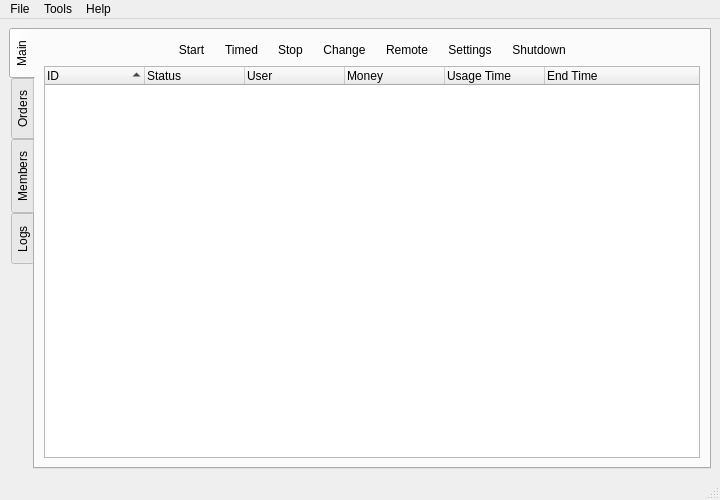
<ui version="4.0" >
 <class>MainWindow</class>
 <widget class="QMainWindow" name="MainWindow" >
  <property name="geometry" >
   <rect>
    <x>0</x>
    <y>0</y>
    <width>650</width>
    <height>500</height>
   </rect>
  </property>
  <property name="windowTitle" >
   <string>PyKafe</string>
  </property>
  <property name="windowIcon" >
   <iconset resource="../data/pykafe.qrc" >:/icons/icons/pyKafe.png</iconset>
  </property>
  <widget class="QWidget" name="centralwidget" >
   <layout class="QGridLayout" >
    <property name="leftMargin" >
     <number>9</number>
    </property>
    <property name="topMargin" >
     <number>9</number>
    </property>
    <property name="rightMargin" >
     <number>9</number>
    </property>
    <property name="bottomMargin" >
     <number>9</number>
    </property>
    <property name="horizontalSpacing" >
     <number>6</number>
    </property>
    <property name="verticalSpacing" >
     <number>6</number>
    </property>
    <item row="0" column="0" >
     <widget class="QTabWidget" name="tabWidget" >
      <property name="tabPosition" >
       <enum>QTabWidget::West</enum>
      </property>
      <property name="currentIndex" >
       <number>0</number>
      </property>
      <widget class="QWidget" name="tab" >
       <attribute name="title" >
        <string>Main</string>
       </attribute>
       <layout class="QGridLayout" >
        <property name="leftMargin" >
         <number>9</number>
        </property>
        <property name="topMargin" >
         <number>9</number>
        </property>
        <property name="rightMargin" >
         <number>9</number>
        </property>
        <property name="bottomMargin" >
         <number>9</number>
        </property>
        <property name="horizontalSpacing" >
         <number>6</number>
        </property>
        <property name="verticalSpacing" >
         <number>6</number>
        </property>
        <item row="0" column="8" >
         <spacer>
          <property name="orientation" >
           <enum>Qt::Horizontal</enum>
          </property>
          <property name="sizeHint" >
           <size>
            <width>40</width>
            <height>20</height>
           </size>
          </property>
         </spacer>
        </item>
        <item row="0" column="2" >
         <widget class="QToolButton" name="main_startTimeButton" >
          <property name="statusTip" >
           <string>Starts selected computer for usage (timed)</string>
          </property>
          <property name="text" >
           <string>Timed</string>
          </property>
          <property name="icon" >
           <iconset resource="../data/pykafe.qrc" >:/icons/icons/kalarm.png</iconset>
          </property>
          <property name="iconSize" >
           <size>
            <width>64</width>
            <height>64</height>
           </size>
          </property>
          <property name="toolButtonStyle" >
           <enum>Qt::ToolButtonTextUnderIcon</enum>
          </property>
          <property name="autoRaise" >
           <bool>true</bool>
          </property>
         </widget>
        </item>
        <item row="0" column="3" >
         <widget class="QToolButton" name="main_stopButton" >
          <property name="statusTip" >
           <string>Switches to login state</string>
          </property>
          <property name="text" >
           <string>Stop</string>
          </property>
          <property name="icon" >
           <iconset resource="../data/pykafe.qrc" >:/icons/icons/stop.png</iconset>
          </property>
          <property name="iconSize" >
           <size>
            <width>64</width>
            <height>64</height>
           </size>
          </property>
          <property name="toolButtonStyle" >
           <enum>Qt::ToolButtonTextUnderIcon</enum>
          </property>
          <property name="autoRaise" >
           <bool>true</bool>
          </property>
         </widget>
        </item>
        <item row="0" column="1" >
         <widget class="QToolButton" name="main_startButton" >
          <property name="statusTip" >
           <string>Starts selected computer for usage</string>
          </property>
          <property name="text" >
           <string>Start</string>
          </property>
          <property name="icon" >
           <iconset resource="../data/pykafe.qrc" >:/icons/icons/player_play.png</iconset>
          </property>
          <property name="iconSize" >
           <size>
            <width>64</width>
            <height>64</height>
           </size>
          </property>
          <property name="toolButtonStyle" >
           <enum>Qt::ToolButtonTextUnderIcon</enum>
          </property>
          <property name="autoRaise" >
           <bool>true</bool>
          </property>
         </widget>
        </item>
        <item row="0" column="0" >
         <spacer>
          <property name="orientation" >
           <enum>Qt::Horizontal</enum>
          </property>
          <property name="sizeHint" >
           <size>
            <width>40</width>
            <height>20</height>
           </size>
          </property>
         </spacer>
        </item>
        <item row="0" column="6" >
         <widget class="QToolButton" name="main_settingsButton" >
          <property name="statusTip" >
           <string>Opens settings for this computer</string>
          </property>
          <property name="text" >
           <string>Settings</string>
          </property>
          <property name="icon" >
           <iconset resource="../data/pykafe.qrc" >:/icons/icons/kcontrol.png</iconset>
          </property>
          <property name="iconSize" >
           <size>
            <width>64</width>
            <height>64</height>
           </size>
          </property>
          <property name="toolButtonStyle" >
           <enum>Qt::ToolButtonTextUnderIcon</enum>
          </property>
          <property name="autoRaise" >
           <bool>true</bool>
          </property>
         </widget>
        </item>
        <item row="0" column="5" >
         <widget class="QToolButton" name="main_remoteButton" >
          <property name="statusTip" >
           <string>Opens remote desktop connection</string>
          </property>
          <property name="text" >
           <string>Remote</string>
          </property>
          <property name="icon" >
           <iconset resource="../data/pykafe.qrc" >:/icons/icons/remote.png</iconset>
          </property>
          <property name="iconSize" >
           <size>
            <width>64</width>
            <height>64</height>
           </size>
          </property>
          <property name="toolButtonStyle" >
           <enum>Qt::ToolButtonTextUnderIcon</enum>
          </property>
          <property name="autoRaise" >
           <bool>true</bool>
          </property>
         </widget>
        </item>
        <item row="0" column="4" >
         <widget class="QToolButton" name="main_changeButton" >
          <property name="statusTip" >
           <string>Moves user to another computer</string>
          </property>
          <property name="text" >
           <string>Change</string>
          </property>
          <property name="icon" >
           <iconset resource="../data/pykafe.qrc" >:/icons/icons/kontact_contacts.png</iconset>
          </property>
          <property name="iconSize" >
           <size>
            <width>64</width>
            <height>64</height>
           </size>
          </property>
          <property name="toolButtonStyle" >
           <enum>Qt::ToolButtonTextUnderIcon</enum>
          </property>
          <property name="autoRaise" >
           <bool>true</bool>
          </property>
         </widget>
        </item>
        <item row="0" column="7" >
         <widget class="QToolButton" name="main_shutDownButton" >
          <property name="statusTip" >
           <string>Shuts down selected computer</string>
          </property>
          <property name="text" >
           <string>Shutdown</string>
          </property>
          <property name="icon" >
           <iconset resource="../data/pykafe.qrc" >:/icons/icons/exit.png</iconset>
          </property>
          <property name="iconSize" >
           <size>
            <width>64</width>
            <height>64</height>
           </size>
          </property>
          <property name="toolButtonStyle" >
           <enum>Qt::ToolButtonTextUnderIcon</enum>
          </property>
          <property name="autoRaise" >
           <bool>true</bool>
          </property>
         </widget>
        </item>
        <item row="1" column="0" colspan="9" >
         <widget class="QTreeWidget" name="main_treeWidget" >
          <property name="rootIsDecorated" >
           <bool>false</bool>
          </property>
          <property name="sortingEnabled" >
           <bool>true</bool>
          </property>
          <property name="allColumnsShowFocus" >
           <bool>true</bool>
          </property>
          <column>
           <property name="text" >
            <string>ID</string>
           </property>
          </column>
          <column>
           <property name="text" >
            <string>Status</string>
           </property>
          </column>
          <column>
           <property name="text" >
            <string>User</string>
           </property>
          </column>
          <column>
           <property name="text" >
            <string>Money</string>
           </property>
          </column>
          <column>
           <property name="text" >
            <string>Usage Time</string>
           </property>
          </column>
          <column>
           <property name="text" >
            <string>End Time</string>
           </property>
          </column>
         </widget>
        </item>
       </layout>
      </widget>
      <widget class="QWidget" name="tab_4" >
       <attribute name="title" >
        <string>Orders</string>
       </attribute>
       <layout class="QGridLayout" >
        <property name="leftMargin" >
         <number>9</number>
        </property>
        <property name="topMargin" >
         <number>9</number>
        </property>
        <property name="rightMargin" >
         <number>9</number>
        </property>
        <property name="bottomMargin" >
         <number>9</number>
        </property>
        <property name="horizontalSpacing" >
         <number>6</number>
        </property>
        <property name="verticalSpacing" >
         <number>6</number>
        </property>
        <item row="0" column="0" >
         <widget class="QSplitter" name="splitter" >
          <property name="orientation" >
           <enum>Qt::Horizontal</enum>
          </property>
          <widget class="QGroupBox" name="groupBox_2" >
           <property name="title" >
            <string>Orders</string>
           </property>
           <layout class="QGridLayout" >
            <property name="leftMargin" >
             <number>9</number>
            </property>
            <property name="topMargin" >
             <number>9</number>
            </property>
            <property name="rightMargin" >
             <number>9</number>
            </property>
            <property name="bottomMargin" >
             <number>9</number>
            </property>
            <property name="horizontalSpacing" >
             <number>6</number>
            </property>
            <property name="verticalSpacing" >
             <number>6</number>
            </property>
            <item row="1" column="0" colspan="5" >
             <layout class="QGridLayout" >
              <property name="leftMargin" >
               <number>0</number>
              </property>
              <property name="topMargin" >
               <number>0</number>
              </property>
              <property name="rightMargin" >
               <number>0</number>
              </property>
              <property name="bottomMargin" >
               <number>0</number>
              </property>
              <property name="horizontalSpacing" >
               <number>6</number>
              </property>
              <property name="verticalSpacing" >
               <number>6</number>
              </property>
              <item row="0" column="1" >
               <widget class="QLabel" name="label_8" >
                <property name="text" >
                 <string>Item</string>
                </property>
               </widget>
              </item>
              <item row="1" column="0" >
               <widget class="QComboBox" name="orders_idComboBox" />
              </item>
              <item row="0" column="0" >
               <widget class="QLabel" name="label_7" >
                <property name="text" >
                 <string>Computer ID</string>
                </property>
               </widget>
              </item>
              <item row="0" column="2" >
               <widget class="QLabel" name="label_9" >
                <property name="text" >
                 <string>Quantity</string>
                </property>
               </widget>
              </item>
              <item row="1" column="1" >
               <widget class="QComboBox" name="orders_itemComboBox" />
              </item>
              <item row="1" column="2" >
               <widget class="QSpinBox" name="orders_spinBox_1" >
                <property name="minimum" >
                 <number>1</number>
                </property>
               </widget>
              </item>
             </layout>
            </item>
            <item row="0" column="0" colspan="5" >
             <widget class="QTreeWidget" name="orders_treeWidget_1" >
              <property name="rootIsDecorated" >
               <bool>false</bool>
              </property>
              <property name="sortingEnabled" >
               <bool>true</bool>
              </property>
              <column>
               <property name="text" >
                <string>ID</string>
               </property>
              </column>
              <column>
               <property name="text" >
                <string>Item</string>
               </property>
              </column>
              <column>
               <property name="text" >
                <string>Cost</string>
               </property>
              </column>
              <column>
               <property name="text" >
                <string>Quantity</string>
               </property>
              </column>
             </widget>
            </item>
            <item row="2" column="4" >
             <widget class="QPushButton" name="orders_cancelButton_1" >
              <property name="text" >
               <string>Cancel</string>
              </property>
              <property name="icon" >
               <iconset resource="../data/pykafe.qrc" >:/icons/icons/button_cancel.png</iconset>
              </property>
             </widget>
            </item>
            <item row="2" column="3" >
             <widget class="QPushButton" name="orders_deleteButton_1" >
              <property name="text" >
               <string>Delete</string>
              </property>
              <property name="icon" >
               <iconset resource="../data/pykafe.qrc" >:/icons/icons/edit_remove.png</iconset>
              </property>
             </widget>
            </item>
            <item row="2" column="2" >
             <widget class="QPushButton" name="orders_updateButton_1" >
              <property name="text" >
               <string>Update</string>
              </property>
              <property name="icon" >
               <iconset resource="../data/pykafe.qrc" >:/icons/icons/reload.png</iconset>
              </property>
             </widget>
            </item>
            <item row="2" column="1" >
             <widget class="QPushButton" name="orders_addButton_1" >
              <property name="text" >
               <string>Add</string>
              </property>
              <property name="icon" >
               <iconset resource="../data/pykafe.qrc" >:/icons/icons/edit_add.png</iconset>
              </property>
             </widget>
            </item>
            <item row="2" column="0" >
             <spacer>
              <property name="orientation" >
               <enum>Qt::Horizontal</enum>
              </property>
              <property name="sizeHint" >
               <size>
                <width>40</width>
                <height>20</height>
               </size>
              </property>
             </spacer>
            </item>
           </layout>
          </widget>
          <widget class="QGroupBox" name="groupBox_3" >
           <property name="title" >
            <string>Cafeteria Stocks</string>
           </property>
           <layout class="QGridLayout" >
            <property name="leftMargin" >
             <number>9</number>
            </property>
            <property name="topMargin" >
             <number>9</number>
            </property>
            <property name="rightMargin" >
             <number>9</number>
            </property>
            <property name="bottomMargin" >
             <number>9</number>
            </property>
            <property name="horizontalSpacing" >
             <number>6</number>
            </property>
            <property name="verticalSpacing" >
             <number>6</number>
            </property>
            <item row="0" column="0" colspan="4" >
             <widget class="QTreeWidget" name="orders_treeWidget_2" >
              <property name="rootIsDecorated" >
               <bool>false</bool>
              </property>
              <property name="sortingEnabled" >
               <bool>true</bool>
              </property>
              <column>
               <property name="text" >
                <string>Item</string>
               </property>
              </column>
              <column>
               <property name="text" >
                <string>Cost</string>
               </property>
              </column>
              <column>
               <property name="text" >
                <string>Quantity</string>
               </property>
              </column>
             </widget>
            </item>
            <item row="1" column="0" colspan="4" >
             <layout class="QGridLayout" >
              <property name="leftMargin" >
               <number>0</number>
              </property>
              <property name="topMargin" >
               <number>0</number>
              </property>
              <property name="rightMargin" >
               <number>0</number>
              </property>
              <property name="bottomMargin" >
               <number>0</number>
              </property>
              <property name="horizontalSpacing" >
               <number>6</number>
              </property>
              <property name="verticalSpacing" >
               <number>6</number>
              </property>
              <item row="1" column="0" >
               <widget class="QLineEdit" name="orders_itemLineEdit" />
              </item>
              <item row="0" column="2" >
               <widget class="QLabel" name="label_6" >
                <property name="text" >
                 <string>Quantity</string>
                </property>
               </widget>
              </item>
              <item row="0" column="1" >
               <widget class="QLabel" name="label_5" >
                <property name="text" >
                 <string>Price</string>
                </property>
               </widget>
              </item>
              <item row="0" column="0" >
               <widget class="QLabel" name="label_4" >
                <property name="text" >
                 <string>Item</string>
                </property>
               </widget>
              </item>
              <item row="1" column="2" >
               <widget class="QSpinBox" name="orders_spinBox_3" >
                <property name="maximum" >
                 <number>5000</number>
                </property>
               </widget>
              </item>
              <item row="1" column="1" >
               <widget class="QDoubleSpinBox" name="orders_spinBox_2" >
                <property name="maximum" >
                 <double>1000000000.000000000000000</double>
                </property>
               </widget>
              </item>
             </layout>
            </item>
            <item row="2" column="0" >
             <spacer>
              <property name="orientation" >
               <enum>Qt::Horizontal</enum>
              </property>
              <property name="sizeHint" >
               <size>
                <width>40</width>
                <height>20</height>
               </size>
              </property>
             </spacer>
            </item>
            <item row="2" column="1" >
             <widget class="QPushButton" name="orders_addButton_2" >
              <property name="text" >
               <string>Add</string>
              </property>
              <property name="icon" >
               <iconset resource="../data/pykafe.qrc" >:/icons/icons/edit_add.png</iconset>
              </property>
             </widget>
            </item>
            <item row="2" column="2" >
             <widget class="QPushButton" name="orders_updateButton_2" >
              <property name="text" >
               <string>Update</string>
              </property>
              <property name="icon" >
               <iconset resource="../data/pykafe.qrc" >:/icons/icons/reload.png</iconset>
              </property>
             </widget>
            </item>
            <item row="2" column="3" >
             <widget class="QPushButton" name="orders_deleteButton_2" >
              <property name="text" >
               <string>Delete</string>
              </property>
              <property name="icon" >
               <iconset resource="../data/pykafe.qrc" >:/icons/icons/edit_remove.png</iconset>
              </property>
             </widget>
            </item>
           </layout>
          </widget>
         </widget>
        </item>
       </layout>
      </widget>
      <widget class="QWidget" name="tab_2" >
       <attribute name="title" >
        <string>Members</string>
       </attribute>
       <layout class="QGridLayout" >
        <property name="leftMargin" >
         <number>9</number>
        </property>
        <property name="topMargin" >
         <number>9</number>
        </property>
        <property name="rightMargin" >
         <number>9</number>
        </property>
        <property name="bottomMargin" >
         <number>9</number>
        </property>
        <property name="horizontalSpacing" >
         <number>6</number>
        </property>
        <property name="verticalSpacing" >
         <number>6</number>
        </property>
        <item row="0" column="0" >
         <widget class="QSplitter" name="splitter_2" >
          <property name="orientation" >
           <enum>Qt::Horizontal</enum>
          </property>
          <widget class="QWidget" name="layoutWidget" >
           <layout class="QVBoxLayout" >
            <property name="spacing" >
             <number>6</number>
            </property>
            <property name="leftMargin" >
             <number>0</number>
            </property>
            <property name="topMargin" >
             <number>0</number>
            </property>
            <property name="rightMargin" >
             <number>0</number>
            </property>
            <property name="bottomMargin" >
             <number>0</number>
            </property>
            <item>
             <widget class="QTreeWidget" name="members_treeWidget" >
              <property name="rootIsDecorated" >
               <bool>false</bool>
              </property>
              <property name="sortingEnabled" >
               <bool>true</bool>
              </property>
              <column>
               <property name="text" >
                <string>Member List</string>
               </property>
              </column>
             </widget>
            </item>
            <item>
             <layout class="QHBoxLayout" >
              <property name="spacing" >
               <number>6</number>
              </property>
              <property name="leftMargin" >
               <number>0</number>
              </property>
              <property name="topMargin" >
               <number>0</number>
              </property>
              <property name="rightMargin" >
               <number>0</number>
              </property>
              <property name="bottomMargin" >
               <number>0</number>
              </property>
              <item>
               <widget class="QPushButton" name="members_clearButton" >
                <property name="toolTip" >
                 <string>Clear</string>
                </property>
                <property name="statusTip" >
                 <string>Clears filter</string>
                </property>
                <property name="icon" >
                 <iconset resource="../data/pykafe.qrc" >:/icons/icons/locationbar_erase.png</iconset>
                </property>
                <property name="flat" >
                 <bool>true</bool>
                </property>
               </widget>
              </item>
              <item>
               <widget class="QLabel" name="label" >
                <property name="text" >
                 <string>Find:</string>
                </property>
               </widget>
              </item>
              <item>
               <widget class="QLineEdit" name="members_filter" >
                <property name="statusTip" >
                 <string>Type some letters to filter</string>
                </property>
               </widget>
              </item>
             </layout>
            </item>
           </layout>
          </widget>
          <widget class="QGroupBox" name="groupBox" >
           <property name="title" >
            <string>Member Information</string>
           </property>
           <layout class="QGridLayout" >
            <property name="leftMargin" >
             <number>9</number>
            </property>
            <property name="topMargin" >
             <number>9</number>
            </property>
            <property name="rightMargin" >
             <number>9</number>
            </property>
            <property name="bottomMargin" >
             <number>9</number>
            </property>
            <property name="horizontalSpacing" >
             <number>6</number>
            </property>
            <property name="verticalSpacing" >
             <number>6</number>
            </property>
            <item row="2" column="0" >
             <spacer>
              <property name="orientation" >
               <enum>Qt::Vertical</enum>
              </property>
              <property name="sizeHint" >
               <size>
                <width>20</width>
                <height>40</height>
               </size>
              </property>
             </spacer>
            </item>
            <item row="3" column="0" >
             <layout class="QHBoxLayout" >
              <property name="spacing" >
               <number>6</number>
              </property>
              <property name="leftMargin" >
               <number>0</number>
              </property>
              <property name="topMargin" >
               <number>0</number>
              </property>
              <property name="rightMargin" >
               <number>0</number>
              </property>
              <property name="bottomMargin" >
               <number>0</number>
              </property>
              <item>
               <spacer>
                <property name="orientation" >
                 <enum>Qt::Horizontal</enum>
                </property>
                <property name="sizeType" >
                 <enum>QSizePolicy::Expanding</enum>
                </property>
                <property name="sizeHint" >
                 <size>
                  <width>80</width>
                  <height>20</height>
                 </size>
                </property>
               </spacer>
              </item>
              <item>
               <widget class="QPushButton" name="members_addButton" >
                <property name="text" >
                 <string>Add</string>
                </property>
                <property name="icon" >
                 <iconset resource="../data/pykafe.qrc" >:/icons/icons/edit_add.png</iconset>
                </property>
               </widget>
              </item>
              <item>
               <widget class="QPushButton" name="members_updateButton" >
                <property name="text" >
                 <string>Update</string>
                </property>
                <property name="icon" >
                 <iconset resource="../data/pykafe.qrc" >:/icons/icons/reload.png</iconset>
                </property>
               </widget>
              </item>
              <item>
               <widget class="QPushButton" name="members_deleteButton" >
                <property name="text" >
                 <string>Delete</string>
                </property>
                <property name="icon" >
                 <iconset resource="../data/pykafe.qrc" >:/icons/icons/edit_remove.png</iconset>
                </property>
               </widget>
              </item>
              <item>
               <widget class="QPushButton" name="members_reportsButton" >
                <property name="text" >
                 <string>Reports</string>
                </property>
                <property name="icon" >
                 <iconset resource="../data/pykafe.qrc" >:/icons/icons/fileopen.png</iconset>
                </property>
               </widget>
              </item>
             </layout>
            </item>
            <item row="0" column="0" >
             <layout class="QGridLayout" >
              <property name="leftMargin" >
               <number>0</number>
              </property>
              <property name="topMargin" >
               <number>0</number>
              </property>
              <property name="rightMargin" >
               <number>0</number>
              </property>
              <property name="bottomMargin" >
               <number>0</number>
              </property>
              <property name="horizontalSpacing" >
               <number>6</number>
              </property>
              <property name="verticalSpacing" >
               <number>6</number>
              </property>
              <item row="4" column="0" >
               <widget class="QLabel" name="textLabel5" >
                <property name="text" >
                 <string>Paying Type:</string>
                </property>
                <property name="wordWrap" >
                 <bool>false</bool>
                </property>
               </widget>
              </item>
              <item row="1" column="0" >
               <widget class="QLabel" name="textLabel2_2" >
                <property name="text" >
                 <string>Password:</string>
                </property>
                <property name="wordWrap" >
                 <bool>false</bool>
                </property>
               </widget>
              </item>
              <item row="4" column="1" >
               <widget class="QComboBox" name="members_payingType" >
                <item>
                 <property name="text" >
                  <string>Pre Paid</string>
                 </property>
                </item>
                <item>
                 <property name="text" >
                  <string>Normal</string>
                 </property>
                </item>
               </widget>
              </item>
              <item row="2" column="1" >
               <widget class="QLineEdit" name="members_realName" />
              </item>
              <item row="0" column="0" >
               <widget class="QLabel" name="textLabel1_3" >
                <property name="text" >
                 <string>Username:</string>
                </property>
                <property name="wordWrap" >
                 <bool>false</bool>
                </property>
               </widget>
              </item>
              <item row="1" column="1" >
               <widget class="QLineEdit" name="members_password" >
                <property name="echoMode" >
                 <enum>QLineEdit::Password</enum>
                </property>
               </widget>
              </item>
              <item row="3" column="0" >
               <widget class="QLabel" name="textLabel4_2" >
                <property name="text" >
                 <string>Debt:</string>
                </property>
                <property name="wordWrap" >
                 <bool>false</bool>
                </property>
               </widget>
              </item>
              <item row="2" column="0" >
               <widget class="QLabel" name="textLabel3_2" >
                <property name="text" >
                 <string>Real Name:</string>
                </property>
                <property name="wordWrap" >
                 <bool>false</bool>
                </property>
               </widget>
              </item>
              <item row="0" column="1" >
               <widget class="QLineEdit" name="members_username" />
              </item>
              <item row="3" column="1" >
               <widget class="QDoubleSpinBox" name="members_debt" >
                <property name="alignment" >
                 <set>Qt::AlignRight</set>
                </property>
                <property name="minimum" >
                 <double>-1000000000.000000000000000</double>
                </property>
                <property name="maximum" >
                 <double>1000000000.000000000000000</double>
                </property>
               </widget>
              </item>
             </layout>
            </item>
            <item row="1" column="0" >
             <layout class="QGridLayout" >
              <property name="leftMargin" >
               <number>0</number>
              </property>
              <property name="topMargin" >
               <number>0</number>
              </property>
              <property name="rightMargin" >
               <number>0</number>
              </property>
              <property name="bottomMargin" >
               <number>0</number>
              </property>
              <property name="horizontalSpacing" >
               <number>6</number>
              </property>
              <property name="verticalSpacing" >
               <number>6</number>
              </property>
              <item row="2" column="0" >
               <widget class="QDateEdit" name="members_dateEdit" >
                <property name="alignment" >
                 <set>Qt::AlignHCenter</set>
                </property>
               </widget>
              </item>
              <item row="0" column="0" colspan="2" >
               <widget class="QLabel" name="textLabel7" >
                <property name="text" >
                 <string>Subscribing period:</string>
                </property>
                <property name="wordWrap" >
                 <bool>false</bool>
                </property>
               </widget>
              </item>
              <item row="2" column="1" >
               <widget class="QDateEdit" name="members_dateEdit_2" >
                <property name="alignment" >
                 <set>Qt::AlignHCenter</set>
                </property>
               </widget>
              </item>
              <item row="1" column="0" >
               <widget class="QLabel" name="label_2" >
                <property name="text" >
                 <string>Starts</string>
                </property>
                <property name="alignment" >
                 <set>Qt::AlignCenter</set>
                </property>
               </widget>
              </item>
              <item row="1" column="1" >
               <widget class="QLabel" name="label_3" >
                <property name="text" >
                 <string>Ends</string>
                </property>
                <property name="alignment" >
                 <set>Qt::AlignCenter</set>
                </property>
               </widget>
              </item>
             </layout>
            </item>
           </layout>
          </widget>
         </widget>
        </item>
       </layout>
      </widget>
      <widget class="QWidget" name="tab_3" >
       <attribute name="title" >
        <string>Logs</string>
       </attribute>
       <layout class="QGridLayout" >
        <property name="leftMargin" >
         <number>9</number>
        </property>
        <property name="topMargin" >
         <number>9</number>
        </property>
        <property name="rightMargin" >
         <number>9</number>
        </property>
        <property name="bottomMargin" >
         <number>9</number>
        </property>
        <property name="horizontalSpacing" >
         <number>6</number>
        </property>
        <property name="verticalSpacing" >
         <number>6</number>
        </property>
        <item row="0" column="2" >
         <spacer>
          <property name="orientation" >
           <enum>Qt::Horizontal</enum>
          </property>
          <property name="sizeHint" >
           <size>
            <width>40</width>
            <height>20</height>
           </size>
          </property>
         </spacer>
        </item>
        <item row="0" column="0" >
         <spacer>
          <property name="orientation" >
           <enum>Qt::Horizontal</enum>
          </property>
          <property name="sizeHint" >
           <size>
            <width>40</width>
            <height>20</height>
           </size>
          </property>
         </spacer>
        </item>
        <item row="0" column="1" >
         <layout class="QGridLayout" >
          <property name="leftMargin" >
           <number>0</number>
          </property>
          <property name="topMargin" >
           <number>0</number>
          </property>
          <property name="rightMargin" >
           <number>0</number>
          </property>
          <property name="bottomMargin" >
           <number>0</number>
          </property>
          <property name="horizontalSpacing" >
           <number>6</number>
          </property>
          <property name="verticalSpacing" >
           <number>6</number>
          </property>
          <item row="0" column="0" >
           <widget class="QDateTimeEdit" name="logs_dateTimeEdit_1" />
          </item>
          <item rowspan="2" row="0" column="1" >
           <widget class="QPushButton" name="logs_searchButton" >
            <property name="icon" >
             <iconset resource="../data/pykafe.qrc" >:/icons/icons/find.png</iconset>
            </property>
            <property name="iconSize" >
             <size>
              <width>64</width>
              <height>64</height>
             </size>
            </property>
           </widget>
          </item>
          <item row="1" column="0" >
           <widget class="QDateTimeEdit" name="logs_dateTimeEdit_2" />
          </item>
         </layout>
        </item>
        <item row="1" column="0" colspan="3" >
         <widget class="QTreeWidget" name="logs_treeWidget" >
          <column>
           <property name="text" >
            <string>Date</string>
           </property>
          </column>
          <column>
           <property name="text" >
            <string>Type</string>
           </property>
          </column>
          <column>
           <property name="text" >
            <string>Description</string>
           </property>
          </column>
          <column>
           <property name="text" >
            <string>Cashier</string>
           </property>
          </column>
          <column>
           <property name="text" >
            <string>Computer</string>
           </property>
          </column>
          <column>
           <property name="text" >
            <string>Member</string>
           </property>
          </column>
          <column>
           <property name="text" >
            <string>Income</string>
           </property>
          </column>
         </widget>
        </item>
       </layout>
      </widget>
     </widget>
    </item>
   </layout>
  </widget>
  <widget class="QMenuBar" name="menubar" >
   <property name="geometry" >
    <rect>
     <x>0</x>
     <y>0</y>
     <width>650</width>
     <height>21</height>
    </rect>
   </property>
   <widget class="QMenu" name="menuHelp" >
    <property name="title" >
     <string>Help</string>
    </property>
    <addaction name="actionContents" />
    <addaction name="separator" />
    <addaction name="actionAbout_pyKafe" />
    <addaction name="actionAbout_Qt" />
   </widget>
   <widget class="QMenu" name="menuFile" >
    <property name="title" >
     <string>File</string>
    </property>
    <widget class="QMenu" name="menuNew" >
     <property name="title" >
      <string>New</string>
     </property>
     <addaction name="actionComputer" />
     <addaction name="actionEntertainment" />
    </widget>
    <addaction name="menuNew" />
    <addaction name="separator" />
    <addaction name="actionExit" />
   </widget>
   <widget class="QMenu" name="menuTools" >
    <property name="title" >
     <string>Tools</string>
    </property>
    <addaction name="actionSettings" />
   </widget>
   <addaction name="menuFile" />
   <addaction name="menuTools" />
   <addaction name="menuHelp" />
  </widget>
  <widget class="QStatusBar" name="statusbar" />
  <action name="actionContents" >
   <property name="text" >
    <string>Contents</string>
   </property>
  </action>
  <action name="actionAbout_pyKafe" >
   <property name="icon" >
    <iconset resource="../data/pykafe.qrc" >:/icons/icons/pyKafe.png</iconset>
   </property>
   <property name="text" >
    <string>About pyKafe</string>
   </property>
  </action>
  <action name="actionAbout_Qt" >
   <property name="text" >
    <string>About Qt</string>
   </property>
  </action>
  <action name="actionComputer" >
   <property name="text" >
    <string>Computer</string>
   </property>
  </action>
  <action name="actionEntertainment" >
   <property name="text" >
    <string>Entertainment</string>
   </property>
  </action>
  <action name="actionExit" >
   <property name="icon" >
    <iconset resource="../data/pykafe.qrc" >:/icons/icons/exit.png</iconset>
   </property>
   <property name="text" >
    <string>Exit</string>
   </property>
  </action>
  <action name="actionSettings" >
   <property name="icon" >
    <iconset resource="../data/pykafe.qrc" >:/icons/icons/kcontrol.png</iconset>
   </property>
   <property name="text" >
    <string>Settings...</string>
   </property>
  </action>
 </widget>
 <tabstops>
  <tabstop>tabWidget</tabstop>
  <tabstop>main_startButton</tabstop>
  <tabstop>main_startTimeButton</tabstop>
  <tabstop>main_stopButton</tabstop>
  <tabstop>main_changeButton</tabstop>
  <tabstop>main_remoteButton</tabstop>
  <tabstop>main_settingsButton</tabstop>
  <tabstop>main_shutDownButton</tabstop>
  <tabstop>main_treeWidget</tabstop>
  <tabstop>orders_treeWidget_1</tabstop>
  <tabstop>orders_idComboBox</tabstop>
  <tabstop>orders_itemComboBox</tabstop>
  <tabstop>orders_addButton_1</tabstop>
  <tabstop>orders_updateButton_1</tabstop>
  <tabstop>orders_deleteButton_1</tabstop>
  <tabstop>orders_cancelButton_1</tabstop>
  <tabstop>orders_treeWidget_2</tabstop>
  <tabstop>orders_itemLineEdit</tabstop>
  <tabstop>orders_spinBox_3</tabstop>
  <tabstop>orders_addButton_2</tabstop>
  <tabstop>orders_updateButton_2</tabstop>
  <tabstop>orders_deleteButton_2</tabstop>
  <tabstop>members_treeWidget</tabstop>
  <tabstop>members_clearButton</tabstop>
  <tabstop>members_filter</tabstop>
  <tabstop>members_username</tabstop>
  <tabstop>members_password</tabstop>
  <tabstop>members_realName</tabstop>
  <tabstop>members_debt</tabstop>
  <tabstop>members_payingType</tabstop>
  <tabstop>members_dateEdit</tabstop>
  <tabstop>members_dateEdit_2</tabstop>
  <tabstop>members_addButton</tabstop>
  <tabstop>members_updateButton</tabstop>
  <tabstop>members_deleteButton</tabstop>
  <tabstop>members_reportsButton</tabstop>
  <tabstop>logs_dateTimeEdit_1</tabstop>
  <tabstop>logs_searchButton</tabstop>
  <tabstop>logs_dateTimeEdit_2</tabstop>
  <tabstop>logs_treeWidget</tabstop>
 </tabstops>
 <resources>
  <include location="../data/pykafe.qrc" />
 </resources>
 <connections>
  <connection>
   <sender>actionExit</sender>
   <signal>triggered()</signal>
   <receiver>MainWindow</receiver>
   <slot>close()</slot>
   <hints>
    <hint type="sourcelabel" >
     <x>-1</x>
     <y>-1</y>
    </hint>
    <hint type="destinationlabel" >
     <x>324</x>
     <y>249</y>
    </hint>
   </hints>
  </connection>
  <connection>
   <sender>members_clearButton</sender>
   <signal>clicked()</signal>
   <receiver>members_filter</receiver>
   <slot>clear()</slot>
   <hints>
    <hint type="sourcelabel" >
     <x>115</x>
     <y>447</y>
    </hint>
    <hint type="destinationlabel" >
     <x>173</x>
     <y>434</y>
    </hint>
   </hints>
  </connection>
 </connections>
</ui>
